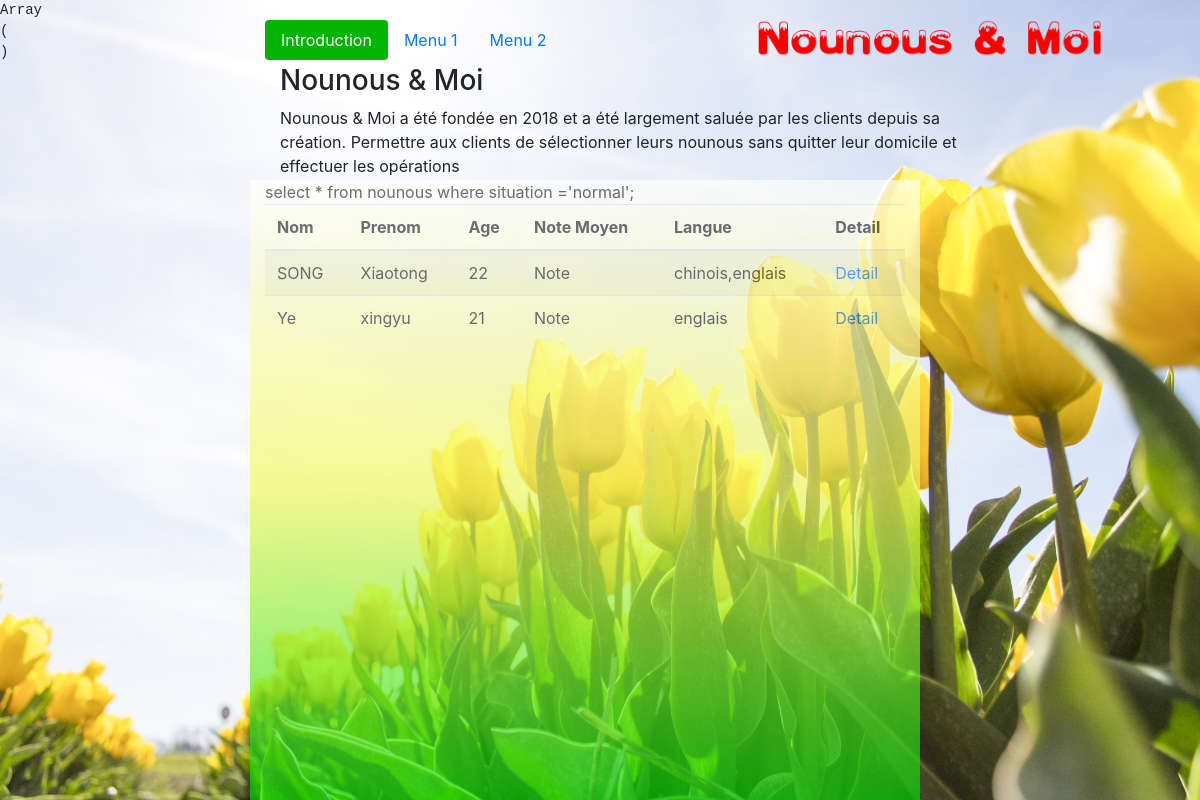
The page /filtrer_nounous.php on the database as committed earlier.
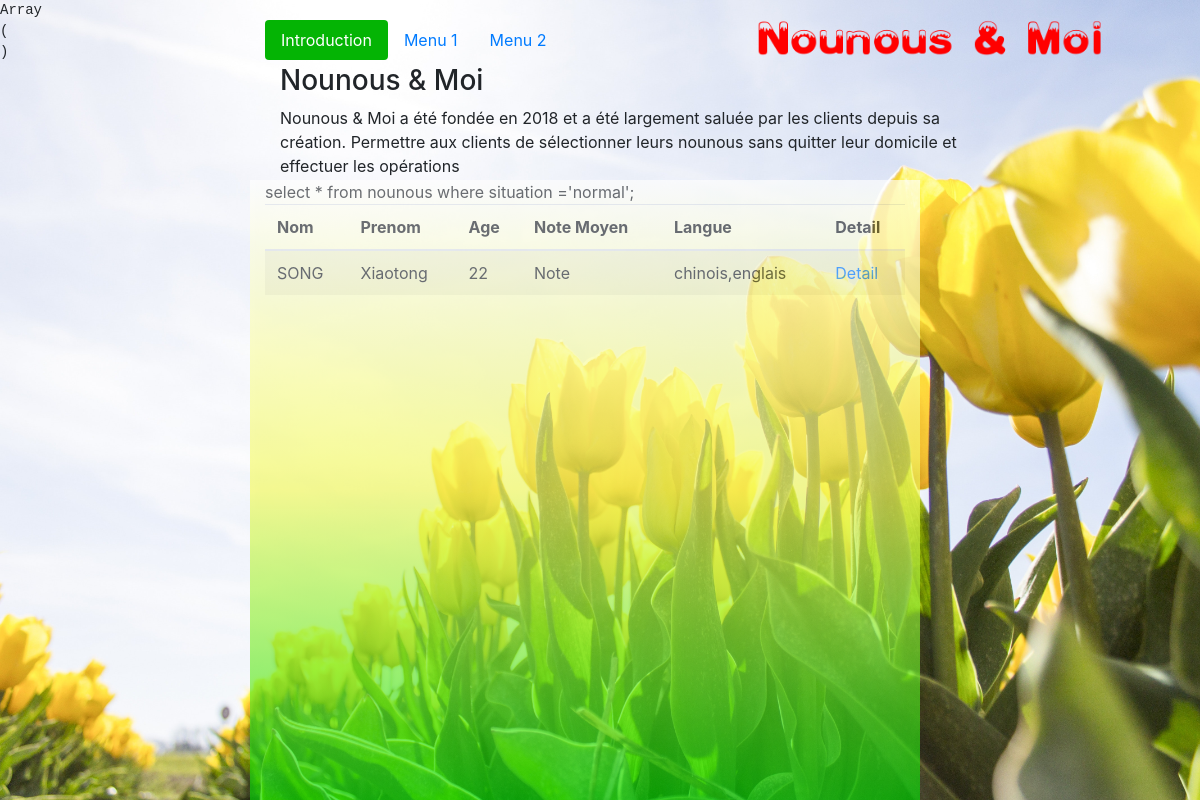
The same page on the database as committed later.
### tables this page shows
CREATE TABLE IF NOT EXISTS `nounous` (
  `id_nounous` int(5) NOT NULL,
  `login` varchar(20) NOT NULL,
  `mot de passe` varchar(20) NOT NULL,
  `nom` varchar(20) NOT NULL,
  `prenom` varchar(20) NOT NULL,
  `age` smallint(3) NOT NULL,
  `ville` varchar(20) NOT NULL,
  `situation` varchar(255) NOT NULL,
  `email` varchar(255) NOT NULL,
  `portable` bigint(8) NOT NULL,
  `photo` tinytext NOT NULL,
  `langues` tinytext NOT NULL,
  `presentation` longtext,
  `experience` tinytext,
  `heure_debut` int(3) DEFAULT NULL,
  `heure_fin` int(3) DEFAULT NULL,
  `date_debut` date DEFAULT NULL,
  `date_fin` date DEFAULT NULL,
  `jour` varchar(75) DEFAULT NULL,
  `notemoyen` float DEFAULT NULL,
  PRIMARY KEY (`login`),
  UNIQUE KEY `id_nounous` (`id_nounous`) USING BTREE
);

### filtrer_nounous.php (the view, shortened to what this page needs)
<?php
    echo "<pre>";
    print_r($_POST);
    echo "</pre>";
    function filtrer_nounous_DBR(){
        echo "<table class='table table-striped'>";
        echo "<thead>";
        echo "<tr>";
        echo "<th>Nom</th>";
        echo "<th>Prenom</th>";
        echo "<th>Age</th>";
        echo "<th>Note Moyen</th>";
        echo "<th>Langue</th>";
        echo "<th>Detail</th>";
        echo "</tr>";
        echo "</thead>";
        echo "<tbody>";
        $sql_sentence="select * from nounous where situation ='normal'";
        $sql_sentence=$sql_sentence.";";
        print("<br/>");
        $DB_conn = mysqli_connect ('localhost','solange','abc1234567','nounous');
        $DB_result = mysqli_query($DB_conn,$sql_sentence);
        if ($DB_result){
            while($temp = mysqli_fetch_array ($DB_result,MYSQLI_ASSOC)){
                print("<tr>");
                print("<td>".$temp["nom"]."</td>");
                print("<td>".$temp["prenom"]."</td>");
                print("<td>".$temp["age"]."</td>");
                print("<td>Note</td>");
                print("<td>".$temp["langues"]."</td>");
                print("<td><a href='nounous_detail.php?id_nounous=".$temp['id_nounous']."'>Detail</a></td>");
                print("</tr>");
            }
        }
      echo "</tbody>";
      echo "</table>";
    }
?>
<!DOCTYPE html>
<html>
<head>
    <link rel="stylesheet" href="css/bootstrap.css">
    <link rel="stylesheet" href="css/form.css">
    <link rel="stylesheet" href="css/main.css">
</head>
<body>
<img class='logo' src="img/logo.png" href="http://localhost/LO07_projet/index.html">
<div class="container" id="A">
    <ul class="nav nav-pills" role="tablist" id="navigation">
        <li class="nav-item">
          <a class="nav-link active" data-toggle="pill" href="#Introduction">Introduction</a>
        </li>
        <li class="nav-item">
            <a class="nav-link" data-toggle="pill" href="#menu1">Menu 1</a>
        </li>
        <li class="nav-item">
            <a class="nav-link" data-toggle="pill" href="#menu2">Menu 2</a>
        </li>
    </ul>
    <div class="tab-content">
        <div id="Introduction" class="container tab-pane active"><br>
            <h3>Nounous & Moi</h3>
            <p>
            Nounous & Moi a été fondée en 2018 et a été largement saluée par les clients depuis sa création. Permettre aux clients de sélectionner leurs nounous sans quitter leur domicile et effectuer les opérations
            </p>
        </div>
    </div>
</div>
<div class="container" id="B">
</div>
<div class="container myform" id="C">
    <?php filtrer_nounous_DBR(); ?>
</div>
</body>
</html>

### css/form.css (style rules this page uses)
.myform { background: -webkit-linear-gradient( top,white,#F4FA58,#01DF01 ); filter:alpha(Opacity=80);-moz-opacity:0.5;opacity: 0.65; }

### css/main.css (style rules this page uses)
body { background-image: url(../img/imgx/bg.jpg); background-repeat:no-repeat; width:100%; background-size:cover; }
#A { width: 750px; height: 100px; position: absolute; top:0px; left: 250px; }
#navigation { position: relative; top: 20px; }
.logo { width: 360px; position: absolute; top: 17px; right:90px ; }
#B { width: 135px; height: 800px; position: absolute; top:0px; left: 0px; transition:width 2s; }
#C { width: 670px; height: 620px; position: absolute; left: 250px; top: 180px; }

Rows that differ between the two databases and show on the page:
removed nounous: nom "Ye", prenom "xingyu", age "21", langues "englais"
